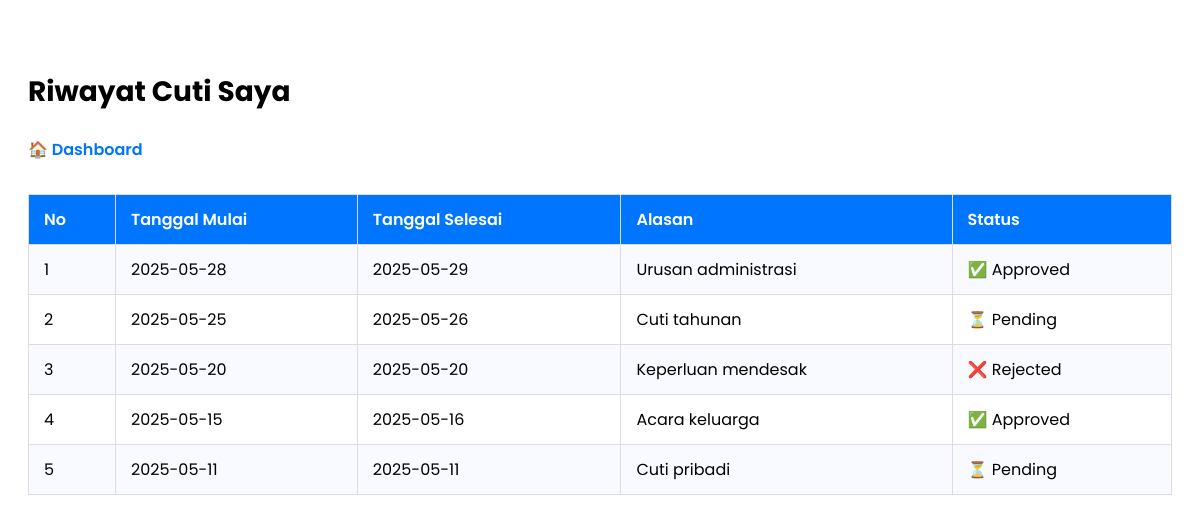
Screenshot of /user/leave_history.php (signed in) with the database file from the repository.
### tables this page shows
CREATE TABLE leave_requests (
    id INT AUTO_INCREMENT PRIMARY KEY,
    employee_id INT NOT NULL,
    start_date DATE NOT NULL,
    end_date DATE NOT NULL,
    reason TEXT NOT NULL,
    status ENUM('Pending','Approved','Rejected') DEFAULT 'Pending',
    FOREIGN KEY (employee_id) REFERENCES employees(id)
);

### user/leave_history.php (the view, shortened to what this page needs)
<?php
include '../config/db.php';
$user_id = $_SESSION['user_id'];
$sql = "SELECT * FROM leave_requests WHERE employee_id=$user_id ORDER BY id DESC";
$result = $conn->query($sql);
?>
<!DOCTYPE html>
<html lang="id">
<head>
</head>
<body>
    <h2>Riwayat Cuti Saya</h2>
    <a href="dashboard.php">🏠 Dashboard</a>
    <table>
        <tr>
            <th>No</th>
            <th>Tanggal Mulai</th>
            <th>Tanggal Selesai</th>
            <th>Alasan</th>
            <th>Status</th>
        </tr>
        <?php $i = 1; ?>
        <?php while ($row = $result->fetch_assoc()): ?>
            <tr>
                <td><?= $i++; ?></td>
                <td><?= $row['start_date'] ?></td>
                <td><?= $row['end_date'] ?></td>
                <td><?= $row['reason'] ?></td>
                <td>
                    <?php
                    if ($row['status'] === 'Approved') {
                        echo "✅ Approved";
                    } elseif ($row['status'] === 'Rejected') {
                        echo "❌ Rejected";
                    } else {
                        echo "⏳ Pending";
                    }
                    ?>
                </td>
            </tr>
        <?php endwhile; ?>
    </table>
</body>
</html>

### user/leave_history.php (style rules this page uses)
* { font-family: 'Poppins', sans-serif; box-sizing: border-box; }
body { background-color: #fff; padding: 40px 20px; color: #000; }
h2 { font-weight: 700; font-size: 28px; margin-bottom: 24px; }
a { text-decoration: none; color: #0075FF; font-weight: 600; margin-bottom: 20px; display: inline-block; transition: color 0.3s ease; }
table { width: 100%; border-collapse: collapse; margin-top: 12px; }
th, td { border: 1px solid #ddd; padding: 12px 15px; text-align: left; font-size: 16px; }
th { background-color: #0075FF; color: #fff; font-weight: 600; }
tr:nth-child(even) { background-color: #f9faff; }

### rows the page displays
leave_requests: start_date "2025-05-28", end_date "2025-05-29", reason "Urusan administrasi", status "✅ Approved"
leave_requests: start_date "2025-05-25", end_date "2025-05-26", reason "Cuti tahunan", status "⏳ Pending"
leave_requests: start_date "2025-05-20", end_date "2025-05-20", reason "Keperluan mendesak", status "❌ Rejected"
leave_requests: start_date "2025-05-15", end_date "2025-05-16", reason "Acara keluarga", status "✅ Approved"
leave_requests: start_date "2025-05-11", end_date "2025-05-11", reason "Cuti pribadi", status "⏳ Pending"
